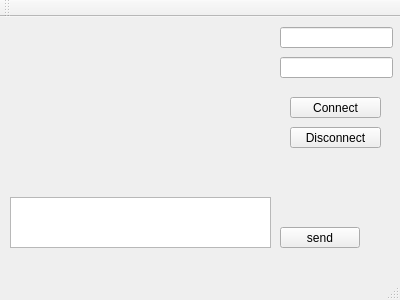
<?xml version="1.0" encoding="UTF-8"?>
<ui version="4.0">
 <class>ClientWindow</class>
 <widget class="QMainWindow" name="ClientWindow">
  <property name="geometry">
   <rect>
    <x>0</x>
    <y>0</y>
    <width>400</width>
    <height>300</height>
   </rect>
  </property>
  <property name="windowTitle">
   <string>ClientWindow</string>
  </property>
  <widget class="QWidget" name="centralWidget">
   <widget class="QWidget" name="gridLayoutWidget">
    <property name="geometry">
     <rect>
      <x>10</x>
      <y>10</y>
      <width>261</width>
      <height>161</height>
     </rect>
    </property>
    <layout class="QGridLayout" name="plaintTextEditLayout"/>
   </widget>
   <widget class="QTextEdit" name="textEdit">
    <property name="geometry">
     <rect>
      <x>10</x>
      <y>180</y>
      <width>261</width>
      <height>51</height>
     </rect>
    </property>
   </widget>
   <widget class="QPushButton" name="connectButton">
    <property name="geometry">
     <rect>
      <x>290</x>
      <y>80</y>
      <width>91</width>
      <height>21</height>
     </rect>
    </property>
    <property name="text">
     <string>Connect</string>
    </property>
   </widget>
   <widget class="QPushButton" name="disconnectButton">
    <property name="geometry">
     <rect>
      <x>290</x>
      <y>110</y>
      <width>91</width>
      <height>21</height>
     </rect>
    </property>
    <property name="text">
     <string>Disconnect</string>
    </property>
   </widget>
   <widget class="QLineEdit" name="IPLine">
    <property name="geometry">
     <rect>
      <x>280</x>
      <y>10</y>
      <width>113</width>
      <height>21</height>
     </rect>
    </property>
   </widget>
   <widget class="QPushButton" name="sendButton">
    <property name="geometry">
     <rect>
      <x>280</x>
      <y>210</y>
      <width>80</width>
      <height>21</height>
     </rect>
    </property>
    <property name="text">
     <string>send</string>
    </property>
   </widget>
   <widget class="QLineEdit" name="portLine">
    <property name="geometry">
     <rect>
      <x>280</x>
      <y>40</y>
      <width>113</width>
      <height>21</height>
     </rect>
    </property>
   </widget>
  </widget>
  <widget class="QMenuBar" name="menuBar">
   <property name="geometry">
    <rect>
     <x>0</x>
     <y>0</y>
     <width>400</width>
     <height>20</height>
    </rect>
   </property>
  </widget>
  <widget class="QToolBar" name="mainToolBar">
   <attribute name="toolBarArea">
    <enum>TopToolBarArea</enum>
   </attribute>
   <attribute name="toolBarBreak">
    <bool>false</bool>
   </attribute>
  </widget>
  <widget class="QStatusBar" name="statusBar"/>
 </widget>
 <layoutdefault spacing="6" margin="11"/>
 <resources/>
 <connections/>
</ui>
